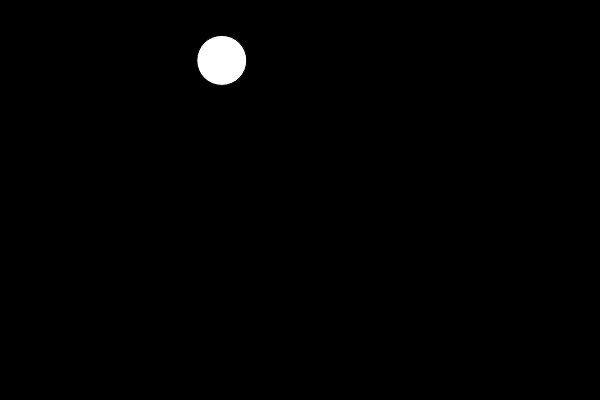
Frame 1 (no input)
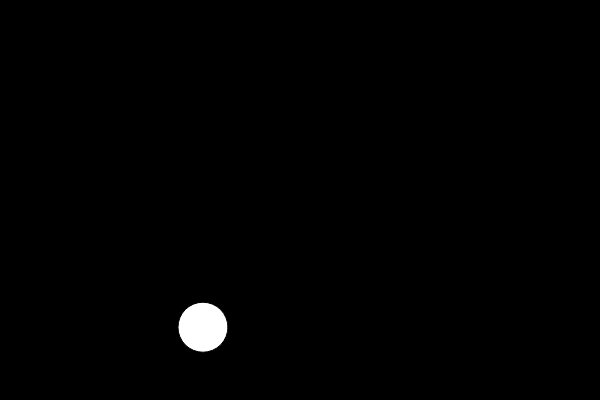
Frame 60 (no input)
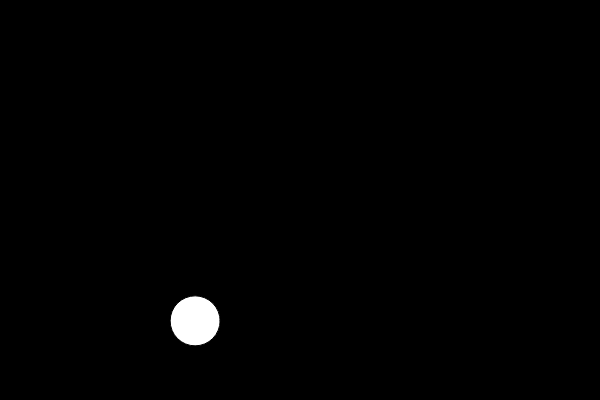
Frame 120 (the mouse pressed at the canvas centre since frame 60)

The p5.js sketch that drew these frames (run headless with seeded random() and noise() and a simulated clock; from frame 60 on, the mouse is pressed at the canvas centre):

// p5.js sketch
// ── sketch.js
let r = 160;
let thetaNoise = 0;
let noiseAdd = 0;

function setup(){
  createCanvas(600, 400);//size(600, 400);
  angleMode(DEGREES);
}

function draw(){
  background(0);

  translate(width/2, height/2);
  // orbitControl(4, 4);//Mouse control


  noiseAdd += 0.01;
  thetaNoise = noiseAdd;

  let theta = map(noise(thetaNoise), 0, 1, 0, 360);

  let x = r * cos(theta);
  let y = r * sin(theta);

  ellipse(x, y, 50, 50);
}
